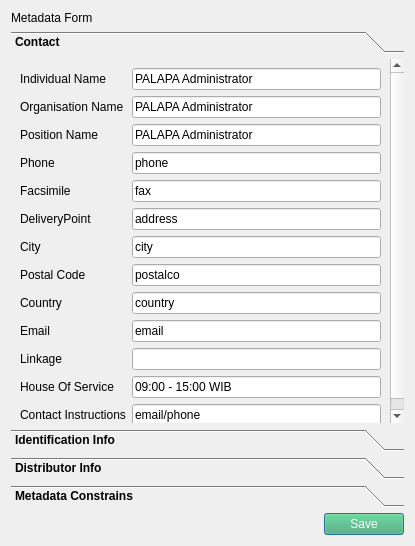
<?xml version="1.0" encoding="UTF-8"?>
<ui version="4.0">
 <class>metadata</class>
 <widget class="QDialog" name="metadata">
  <property name="geometry">
   <rect>
    <x>0</x>
    <y>0</y>
    <width>415</width>
    <height>546</height>
   </rect>
  </property>
  <property name="windowTitle">
   <string>Metadata Form</string>
  </property>
  <layout class="QVBoxLayout" name="verticalLayout">
   <item>
    <widget class="QLabel" name="label">
     <property name="text">
      <string>Metadata Form</string>
     </property>
    </widget>
   </item>
   <item>
    <widget class="QToolBox" name="toolBox">
     <property name="font">
      <font>
       <weight>75</weight>
       <bold>true</bold>
      </font>
     </property>
     <property name="cursor">
      <cursorShape>ArrowCursor</cursorShape>
     </property>
     <property name="styleSheet">
      <string notr="true"/>
     </property>
     <property name="currentIndex">
      <number>0</number>
     </property>
     <widget class="QWidget" name="page">
      <property name="geometry">
       <rect>
        <x>0</x>
        <y>0</y>
        <width>397</width>
        <height>370</height>
       </rect>
      </property>
      <property name="font">
       <font>
        <weight>50</weight>
        <bold>false</bold>
       </font>
      </property>
      <attribute name="label">
       <string>Contact</string>
      </attribute>
      <layout class="QVBoxLayout" name="verticalLayout_2">
       <item>
        <layout class="QFormLayout" name="formLayout">
         <item row="1" column="1">
          <widget class="QLineEdit" name="input_organisation_name">
           <property name="text">
            <string>PALAPA Administrator</string>
           </property>
          </widget>
         </item>
         <item row="2" column="1">
          <widget class="QLineEdit" name="input_position_name">
           <property name="text">
            <string>PALAPA Administrator</string>
           </property>
          </widget>
         </item>
         <item row="0" column="0">
          <widget class="QLabel" name="label_2">
           <property name="text">
            <string>Individual Name</string>
           </property>
          </widget>
         </item>
         <item row="0" column="1">
          <widget class="QLineEdit" name="input_individual_name">
           <property name="text">
            <string>PALAPA Administrator</string>
           </property>
          </widget>
         </item>
         <item row="1" column="0">
          <widget class="QLabel" name="label_10">
           <property name="text">
            <string>Organisation Name</string>
           </property>
          </widget>
         </item>
         <item row="3" column="1">
          <widget class="QLineEdit" name="input_phone_name">
           <property name="text">
            <string>phone</string>
           </property>
          </widget>
         </item>
         <item row="2" column="0">
          <widget class="QLabel" name="label_3">
           <property name="text">
            <string>Position Name</string>
           </property>
          </widget>
         </item>
         <item row="3" column="0">
          <widget class="QLabel" name="label_5">
           <property name="text">
            <string>Phone</string>
           </property>
          </widget>
         </item>
         <item row="4" column="0">
          <widget class="QLabel" name="label_6">
           <property name="text">
            <string>Facsimile</string>
           </property>
          </widget>
         </item>
         <item row="4" column="1">
          <widget class="QLineEdit" name="input_fax_name">
           <property name="text">
            <string>fax</string>
           </property>
          </widget>
         </item>
         <item row="5" column="0">
          <widget class="QLabel" name="label_7">
           <property name="text">
            <string>DeliveryPoint</string>
           </property>
          </widget>
         </item>
         <item row="6" column="0">
          <widget class="QLabel" name="label_8">
           <property name="text">
            <string>City</string>
           </property>
          </widget>
         </item>
         <item row="7" column="0">
          <widget class="QLabel" name="label_9">
           <property name="text">
            <string>Postal Code</string>
           </property>
          </widget>
         </item>
         <item row="8" column="0">
          <widget class="QLabel" name="label_4">
           <property name="text">
            <string>Country</string>
           </property>
          </widget>
         </item>
         <item row="9" column="0">
          <widget class="QLabel" name="label_11">
           <property name="text">
            <string>Email</string>
           </property>
          </widget>
         </item>
         <item row="10" column="0">
          <widget class="QLabel" name="label_12">
           <property name="text">
            <string>Linkage</string>
           </property>
          </widget>
         </item>
         <item row="11" column="0">
          <widget class="QLabel" name="label_13">
           <property name="text">
            <string>House Of Service</string>
           </property>
          </widget>
         </item>
         <item row="5" column="1">
          <widget class="QLineEdit" name="input_deliver_name">
           <property name="text">
            <string>address</string>
           </property>
          </widget>
         </item>
         <item row="6" column="1">
          <widget class="QLineEdit" name="input_city_name">
           <property name="text">
            <string>city</string>
           </property>
          </widget>
         </item>
         <item row="7" column="1">
          <widget class="QLineEdit" name="input_postal_name">
           <property name="text">
            <string>postalco</string>
           </property>
          </widget>
         </item>
         <item row="8" column="1">
          <widget class="QLineEdit" name="input_country_name">
           <property name="text">
            <string>country</string>
           </property>
          </widget>
         </item>
         <item row="9" column="1">
          <widget class="QLineEdit" name="input_email_name">
           <property name="text">
            <string>email</string>
           </property>
          </widget>
         </item>
         <item row="10" column="1">
          <widget class="QLineEdit" name="input_linkage_name"/>
         </item>
         <item row="11" column="1">
          <widget class="QLineEdit" name="input_house_name">
           <property name="text">
            <string>09:00 - 15:00 WIB</string>
           </property>
          </widget>
         </item>
         <item row="12" column="0">
          <widget class="QLabel" name="label_14">
           <property name="text">
            <string>Contact Instructions</string>
           </property>
          </widget>
         </item>
         <item row="12" column="1">
          <widget class="QLineEdit" name="input_contact_name">
           <property name="text">
            <string>email/phone</string>
           </property>
          </widget>
         </item>
        </layout>
       </item>
      </layout>
     </widget>
     <widget class="QWidget" name="page_2">
      <property name="geometry">
       <rect>
        <x>0</x>
        <y>0</y>
        <width>397</width>
        <height>370</height>
       </rect>
      </property>
      <attribute name="label">
       <string>Identification Info</string>
      </attribute>
      <layout class="QVBoxLayout" name="verticalLayout_3">
       <item>
        <layout class="QFormLayout" name="formLayout_2">
         <item row="0" column="0">
          <widget class="QLabel" name="label_16">
           <property name="styleSheet">
            <string notr="true">padding:0px 35px</string>
           </property>
           <property name="text">
            <string>Title</string>
           </property>
          </widget>
         </item>
         <item row="0" column="1">
          <widget class="QLineEdit" name="input_title_identification">
           <property name="font">
            <font>
             <weight>50</weight>
             <bold>false</bold>
            </font>
           </property>
          </widget>
         </item>
        </layout>
       </item>
      </layout>
     </widget>
     <widget class="QWidget" name="page_3">
      <property name="geometry">
       <rect>
        <x>0</x>
        <y>0</y>
        <width>397</width>
        <height>370</height>
       </rect>
      </property>
      <attribute name="label">
       <string>Distributor Info</string>
      </attribute>
      <layout class="QVBoxLayout" name="verticalLayout_4">
       <item>
        <layout class="QFormLayout" name="formLayout_4">
         <item row="1" column="1">
          <widget class="QLineEdit" name="input_organisation_distributor">
           <property name="font">
            <font>
             <weight>50</weight>
             <bold>false</bold>
            </font>
           </property>
           <property name="text">
            <string/>
           </property>
          </widget>
         </item>
         <item row="2" column="1">
          <widget class="QLineEdit" name="input_position_distributor">
           <property name="enabled">
            <bool>true</bool>
           </property>
           <property name="font">
            <font>
             <weight>50</weight>
             <bold>false</bold>
            </font>
           </property>
           <property name="text">
            <string/>
           </property>
          </widget>
         </item>
         <item row="0" column="0">
          <widget class="QLabel" name="label_19">
           <property name="font">
            <font>
             <weight>50</weight>
             <bold>false</bold>
            </font>
           </property>
           <property name="text">
            <string>Individual Name</string>
           </property>
          </widget>
         </item>
         <item row="0" column="1">
          <widget class="QLineEdit" name="input_name_distributor">
           <property name="font">
            <font>
             <weight>50</weight>
             <bold>false</bold>
            </font>
           </property>
           <property name="text">
            <string/>
           </property>
          </widget>
         </item>
         <item row="1" column="0">
          <widget class="QLabel" name="label_20">
           <property name="font">
            <font>
             <weight>50</weight>
             <bold>false</bold>
            </font>
           </property>
           <property name="text">
            <string>Organisation Name</string>
           </property>
          </widget>
         </item>
         <item row="3" column="1">
          <widget class="QLineEdit" name="input_phone_distributor">
           <property name="font">
            <font>
             <weight>50</weight>
             <bold>false</bold>
            </font>
           </property>
           <property name="text">
            <string/>
           </property>
          </widget>
         </item>
         <item row="2" column="0">
          <widget class="QLabel" name="label_21">
           <property name="font">
            <font>
             <weight>50</weight>
             <bold>false</bold>
            </font>
           </property>
           <property name="text">
            <string>Position Name</string>
           </property>
          </widget>
         </item>
         <item row="3" column="0">
          <widget class="QLabel" name="label_22">
           <property name="font">
            <font>
             <weight>50</weight>
             <bold>false</bold>
            </font>
           </property>
           <property name="text">
            <string>Phone</string>
           </property>
          </widget>
         </item>
         <item row="4" column="0">
          <widget class="QLabel" name="label_23">
           <property name="font">
            <font>
             <weight>50</weight>
             <bold>false</bold>
            </font>
           </property>
           <property name="text">
            <string>Facsimile</string>
           </property>
          </widget>
         </item>
         <item row="4" column="1">
          <widget class="QLineEdit" name="input_fax_distributor">
           <property name="font">
            <font>
             <weight>50</weight>
             <bold>false</bold>
            </font>
           </property>
           <property name="text">
            <string/>
           </property>
          </widget>
         </item>
         <item row="5" column="0">
          <widget class="QLabel" name="label_24">
           <property name="font">
            <font>
             <weight>50</weight>
             <bold>false</bold>
            </font>
           </property>
           <property name="text">
            <string>DeliveryPoint</string>
           </property>
          </widget>
         </item>
         <item row="6" column="0">
          <widget class="QLabel" name="label_25">
           <property name="font">
            <font>
             <weight>50</weight>
             <bold>false</bold>
            </font>
           </property>
           <property name="text">
            <string>City</string>
           </property>
          </widget>
         </item>
         <item row="7" column="0">
          <widget class="QLabel" name="label_26">
           <property name="font">
            <font>
             <weight>50</weight>
             <bold>false</bold>
            </font>
           </property>
           <property name="text">
            <string>Postal Code</string>
           </property>
          </widget>
         </item>
         <item row="8" column="0">
          <widget class="QLabel" name="label_27">
           <property name="font">
            <font>
             <weight>50</weight>
             <bold>false</bold>
            </font>
           </property>
           <property name="text">
            <string>Country</string>
           </property>
          </widget>
         </item>
         <item row="9" column="0">
          <widget class="QLabel" name="label_28">
           <property name="font">
            <font>
             <weight>50</weight>
             <bold>false</bold>
            </font>
           </property>
           <property name="text">
            <string>Email</string>
           </property>
          </widget>
         </item>
         <item row="10" column="0">
          <widget class="QLabel" name="label_29">
           <property name="font">
            <font>
             <weight>50</weight>
             <bold>false</bold>
            </font>
           </property>
           <property name="text">
            <string>Linkage</string>
           </property>
          </widget>
         </item>
         <item row="11" column="0">
          <widget class="QLabel" name="label_30">
           <property name="font">
            <font>
             <weight>50</weight>
             <bold>false</bold>
            </font>
           </property>
           <property name="text">
            <string>House Of Service</string>
           </property>
          </widget>
         </item>
         <item row="5" column="1">
          <widget class="QLineEdit" name="input_delivery_distributor">
           <property name="font">
            <font>
             <weight>50</weight>
             <bold>false</bold>
            </font>
           </property>
           <property name="text">
            <string/>
           </property>
          </widget>
         </item>
         <item row="6" column="1">
          <widget class="QLineEdit" name="input_city_distributor">
           <property name="font">
            <font>
             <weight>50</weight>
             <bold>false</bold>
            </font>
           </property>
          </widget>
         </item>
         <item row="7" column="1">
          <widget class="QLineEdit" name="input_postal_distributor">
           <property name="font">
            <font>
             <weight>50</weight>
             <bold>false</bold>
            </font>
           </property>
          </widget>
         </item>
         <item row="8" column="1">
          <widget class="QLineEdit" name="input_country_distributor">
           <property name="font">
            <font>
             <weight>50</weight>
             <bold>false</bold>
            </font>
           </property>
          </widget>
         </item>
         <item row="9" column="1">
          <widget class="QLineEdit" name="input_email_distributor">
           <property name="font">
            <font>
             <weight>50</weight>
             <bold>false</bold>
            </font>
           </property>
          </widget>
         </item>
         <item row="10" column="1">
          <widget class="QLineEdit" name="input_linkage_distributor">
           <property name="font">
            <font>
             <weight>50</weight>
             <bold>false</bold>
            </font>
           </property>
          </widget>
         </item>
         <item row="11" column="1">
          <widget class="QLineEdit" name="input_house_distributor">
           <property name="font">
            <font>
             <weight>50</weight>
             <bold>false</bold>
            </font>
           </property>
          </widget>
         </item>
         <item row="12" column="0">
          <widget class="QLabel" name="label_31">
           <property name="font">
            <font>
             <weight>50</weight>
             <bold>false</bold>
            </font>
           </property>
           <property name="text">
            <string>Contact Instructions</string>
           </property>
          </widget>
         </item>
         <item row="12" column="1">
          <widget class="QLineEdit" name="input_contact_distributor">
           <property name="font">
            <font>
             <weight>50</weight>
             <bold>false</bold>
            </font>
           </property>
          </widget>
         </item>
        </layout>
       </item>
      </layout>
     </widget>
     <widget class="QWidget" name="page_4">
      <attribute name="label">
       <string>Metadata Constrains</string>
      </attribute>
      <layout class="QVBoxLayout" name="verticalLayout_5">
       <item>
        <layout class="QFormLayout" name="formLayout_3">
         <item row="0" column="0">
          <widget class="QLabel" name="label_17">
           <property name="font">
            <font>
             <weight>50</weight>
             <bold>false</bold>
            </font>
           </property>
           <property name="styleSheet">
            <string notr="true">padding:0px 35px</string>
           </property>
           <property name="text">
            <string>User Note</string>
           </property>
          </widget>
         </item>
         <item row="0" column="1">
          <widget class="QLineEdit" name="metadata_constraint">
           <property name="enabled">
            <bool>false</bool>
           </property>
          </widget>
         </item>
        </layout>
       </item>
      </layout>
     </widget>
    </widget>
   </item>
   <item>
    <layout class="QHBoxLayout" name="horizontalLayout">
     <item>
      <spacer name="horizontalSpacer">
       <property name="orientation">
        <enum>Qt::Horizontal</enum>
       </property>
       <property name="sizeHint" stdset="0">
        <size>
         <width>40</width>
         <height>20</height>
        </size>
       </property>
      </spacer>
     </item>
     <item>
      <widget class="QPushButton" name="pushButton_save">
       <property name="cursor">
        <cursorShape>ArrowCursor</cursorShape>
       </property>
       <property name="styleSheet">
        <string notr="true">background-color:rgb(67,172,106);
color:white</string>
       </property>
       <property name="text">
        <string>Save</string>
       </property>
      </widget>
     </item>
    </layout>
   </item>
  </layout>
 </widget>
 <resources/>
 <connections/>
</ui>
